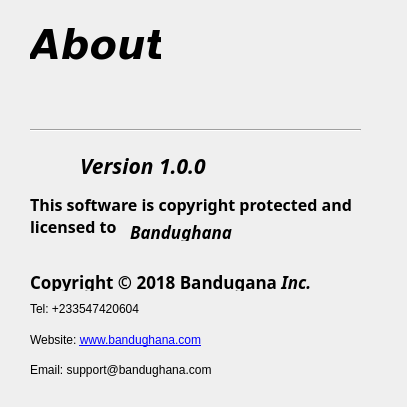
<?xml version="1.0" encoding="UTF-8"?>
<ui version="4.0">
 <class>Form</class>
 <widget class="QWidget" name="Form">
  <property name="windowModality">
   <enum>Qt::WindowModal</enum>
  </property>
  <property name="geometry">
   <rect>
    <x>0</x>
    <y>0</y>
    <width>407</width>
    <height>407</height>
   </rect>
  </property>
  <property name="windowTitle">
   <string>Form</string>
  </property>
  <widget class="QLabel" name="label_2">
   <property name="geometry">
    <rect>
     <x>80</x>
     <y>150</y>
     <width>161</width>
     <height>31</height>
    </rect>
   </property>
   <property name="font">
    <font>
     <family>Trebuchet MS</family>
     <pointsize>16</pointsize>
     <weight>75</weight>
     <italic>true</italic>
     <bold>true</bold>
    </font>
   </property>
   <property name="text">
    <string>Version 1.0.0</string>
   </property>
  </widget>
  <widget class="QPushButton" name="pushButton">
   <property name="geometry">
    <rect>
     <x>170</x>
     <y>10</y>
     <width>211</width>
     <height>101</height>
    </rect>
   </property>
   <property name="styleSheet">
    <string notr="true">border:0;</string>
   </property>
   <property name="text">
    <string/>
   </property>
   <property name="icon">
    <iconset>
     <normaloff>main.png</normaloff>main.png</iconset>
   </property>
   <property name="iconSize">
    <size>
     <width>500</width>
     <height>106</height>
    </size>
   </property>
  </widget>
  <widget class="QLabel" name="label_6">
   <property name="geometry">
    <rect>
     <x>30</x>
     <y>360</y>
     <width>231</width>
     <height>20</height>
    </rect>
   </property>
   <property name="text">
    <string>Email: support@bandughana.com</string>
   </property>
  </widget>
  <widget class="QLabel" name="label_3">
   <property name="geometry">
    <rect>
     <x>30</x>
     <y>190</y>
     <width>351</width>
     <height>51</height>
    </rect>
   </property>
   <property name="font">
    <font>
     <family>Trebuchet MS</family>
     <pointsize>12</pointsize>
     <weight>75</weight>
     <italic>false</italic>
     <bold>true</bold>
    </font>
   </property>
   <property name="text">
    <string>This software is copyright protected and 
licensed to </string>
   </property>
  </widget>
  <widget class="QLabel" name="label_4">
   <property name="geometry">
    <rect>
     <x>30</x>
     <y>270</y>
     <width>281</width>
     <height>21</height>
    </rect>
   </property>
   <property name="font">
    <font>
     <family>Trebuchet MS</family>
     <pointsize>13</pointsize>
     <weight>75</weight>
     <bold>true</bold>
    </font>
   </property>
   <property name="text">
    <string>Copyright &lt;html &gt;&amp;#169;&lt;/html&gt; 2018 Bandugana &lt;i&gt;Inc.&lt;/i&gt;</string>
   </property>
  </widget>
  <widget class="QLabel" name="label_7">
   <property name="geometry">
    <rect>
     <x>30</x>
     <y>330</y>
     <width>231</width>
     <height>20</height>
    </rect>
   </property>
   <property name="text">
    <string>Website: &lt;a href=&quot;https://software.bandughana.com/ims&quot;&gt;www.bandughana.com&lt;/a&gt;</string>
   </property>
  </widget>
  <widget class="QLabel" name="lbl_company">
   <property name="geometry">
    <rect>
     <x>130</x>
     <y>220</y>
     <width>211</width>
     <height>21</height>
    </rect>
   </property>
   <property name="font">
    <font>
     <family>Trebuchet MS</family>
     <pointsize>13</pointsize>
     <weight>75</weight>
     <italic>true</italic>
     <bold>true</bold>
    </font>
   </property>
   <property name="styleSheet">
    <string notr="true">color:&quot;#fff44400&quot;;</string>
   </property>
   <property name="frameShape">
    <enum>QFrame::NoFrame</enum>
   </property>
   <property name="frameShadow">
    <enum>QFrame::Plain</enum>
   </property>
   <property name="lineWidth">
    <number>1</number>
   </property>
   <property name="text">
    <string>Bandughana</string>
   </property>
   <property name="textFormat">
    <enum>Qt::RichText</enum>
   </property>
   <property name="scaledContents">
    <bool>false</bool>
   </property>
  </widget>
  <widget class="QLabel" name="label_5">
   <property name="geometry">
    <rect>
     <x>30</x>
     <y>300</y>
     <width>141</width>
     <height>17</height>
    </rect>
   </property>
   <property name="text">
    <string>Tel: +233547420604</string>
   </property>
  </widget>
  <widget class="Line" name="line">
   <property name="geometry">
    <rect>
     <x>30</x>
     <y>120</y>
     <width>331</width>
     <height>20</height>
    </rect>
   </property>
   <property name="orientation">
    <enum>Qt::Horizontal</enum>
   </property>
  </widget>
  <widget class="QLabel" name="about_ims">
   <property name="geometry">
    <rect>
     <x>30</x>
     <y>10</y>
     <width>131</width>
     <height>71</height>
    </rect>
   </property>
   <property name="font">
    <font>
     <family>Verdana</family>
     <pointsize>30</pointsize>
     <weight>75</weight>
     <italic>true</italic>
     <bold>true</bold>
     <stylestrategy>PreferAntialias</stylestrategy>
     <kerning>true</kerning>
    </font>
   </property>
   <property name="cursor">
    <cursorShape>WhatsThisCursor</cursorShape>
   </property>
   <property name="toolTip">
    <string extracomment="About Inventory Management System"/>
   </property>
   <property name="text">
    <string>About</string>
   </property>
   <property name="textFormat">
    <enum>Qt::RichText</enum>
   </property>
  </widget>
 </widget>
 <resources/>
 <connections/>
</ui>
